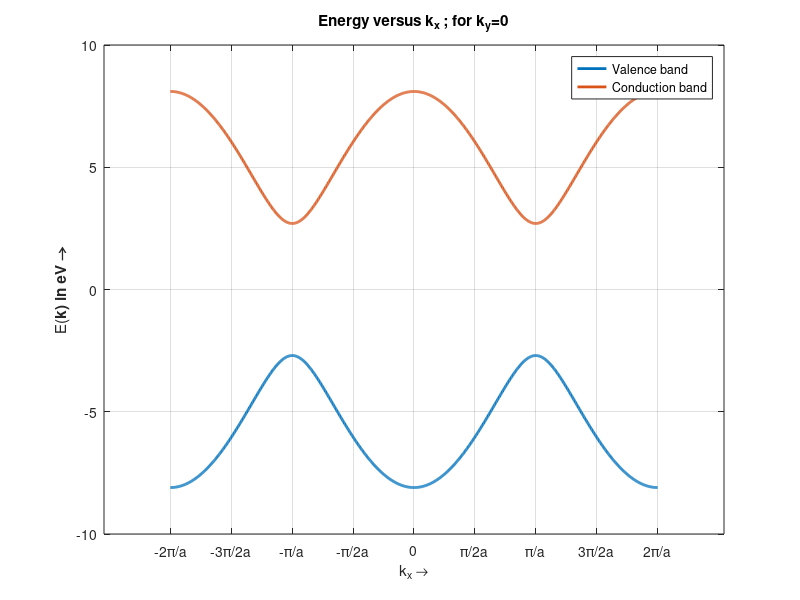
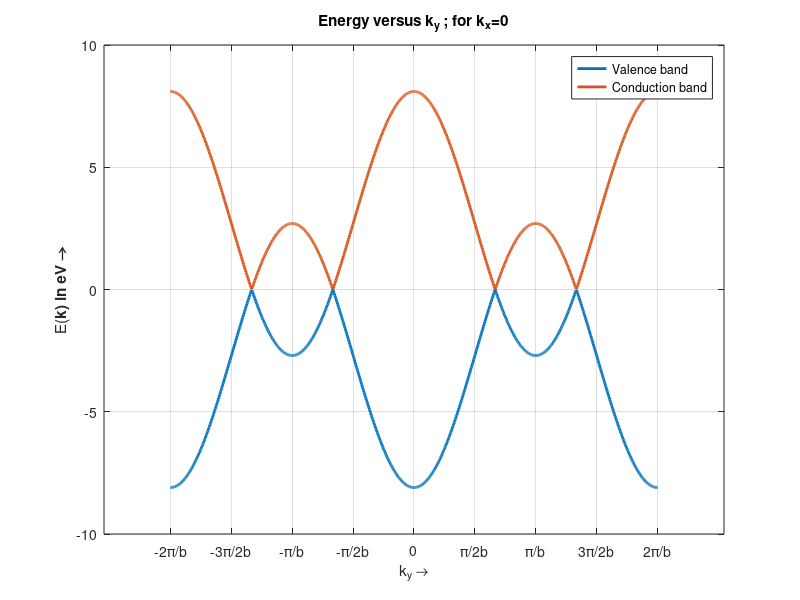
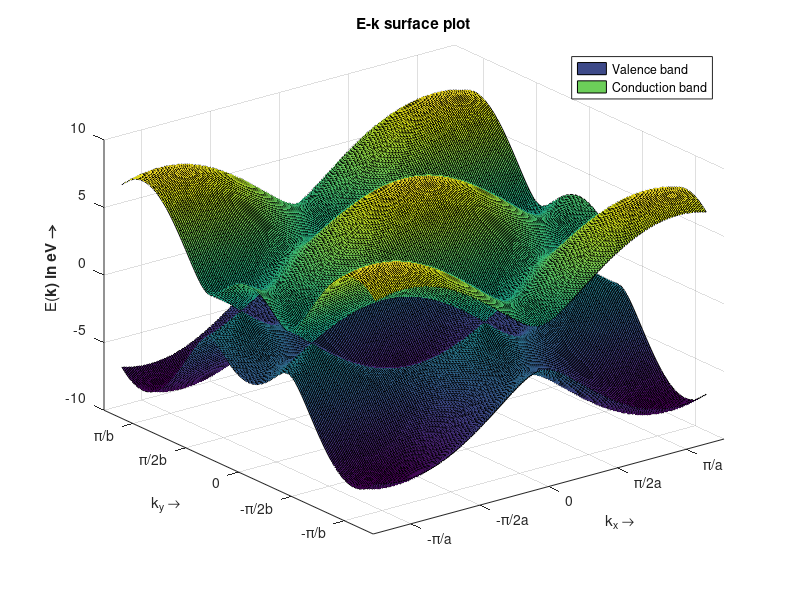
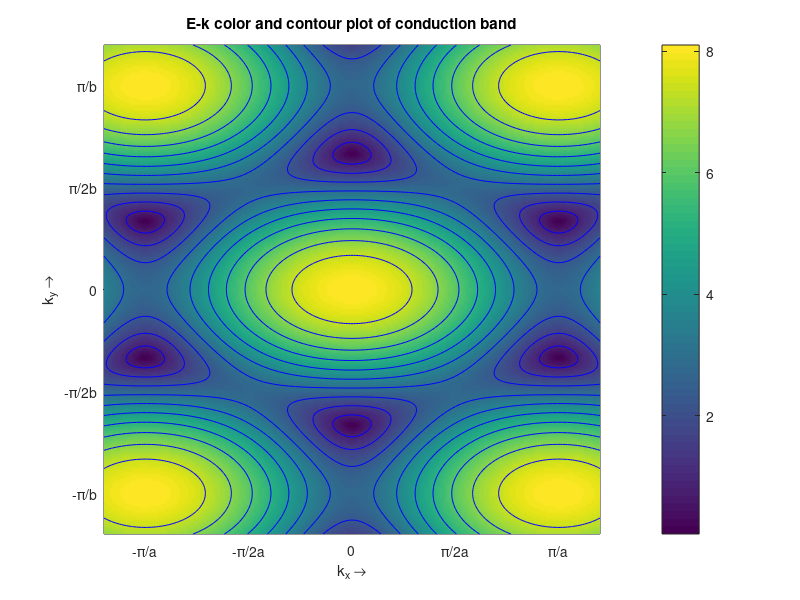

The MATLAB source for these figures, in order:
clc; clear all; close all

h_cut = 1.055e-34;
eV = 1.602e-19;
Armst=1e-10;

ep0_eV=0;
t_eV=2.7;
a0_A0=1.42;

ep0=ep0_eV*eV;
t=t_eV*eV;
a0=a0_A0*Armst;

a=3*a0/2;
b=sqrt(3)*a0/2;
a1=[a;b];
a2=[a;-b];

res=1e3;
rang=2*pi/a;
kx=linspace(-rang,rang,res);
ky=zeros(1,res);
kv=[kx; ky];
Ev=zeros(size(kv));

for i=1:length(kv)
    k=kv(:,i);
    h0=-t*(1+2*exp(1i*k(1)*a)*cos(k(2)*b));
    h0a=abs(h0);
    Ev(:,i)=[-h0a;h0a];
end

figure
plot(kx*a,Ev(1,:)/eV, 'LineWidth', 2)
grid on;hold on
plot(kx*a,Ev(2,:)/eV, 'LineWidth', 2)
xlabel('k_x \rightarrow');ylabel('E(\bf{k}) in eV \rightarrow')
xticks([-2*pi -3*pi/2 -pi -pi/2 0 pi/2 pi 3*pi/2 2*pi]);
xticklabels({'-2\pi/a','-3\pi/2a','-\pi/a','-\pi/2a','0','\pi/2a','\pi/a','3\pi/2a', '2\pi/a'})
title('Energy versus k_x ; for k_y=0')
legend('Valence band','Conduction band');

rang=2*pi/b;
kx=zeros(1,res);
ky=linspace(-rang,rang,res);
kv=[kx; ky];
Ev=zeros(size(kv));

for i=1:res
    k=kv(:,i);
    h0=-t*(1+2*exp(1i*k(1)*a)*cos(k(2)*b));
    h0a=abs(h0);
    Ev(:,i)=[-h0a;h0a];
end

figure
plot(ky*b,Ev(1,:)/eV, 'LineWidth', 2)
grid on;hold on
plot(ky*b,Ev(2,:)/eV, 'LineWidth', 2)
xlabel('k_y \rightarrow');ylabel('E(\bf{k}) in eV \rightarrow')
xticks([-2*pi -3*pi/2 -pi -pi/2 0 pi/2 pi 3*pi/2 2*pi]);
xticklabels({'-2\pi/b','-3\pi/2b','-\pi/b','-\pi/2b','0','\pi/2b','\pi/b','3\pi/2b', '2\pi/b'})
title('Energy versus k_y ; for k_x=0')
legend('Valence band','Conduction band');


res=2e2;
kx=linspace(-6/5*pi/a,6/5*pi/a,res);
ky=linspace(-6/5*pi/b,6/5*pi/b,res);
[Kx,Ky]=meshgrid(kx,ky);
kv=[Kx(:).';Ky(:).'];
Ev=zeros(size(kv));

for i=1:length(kv)
    k=kv(:,i);
    h0=-t*(1+2*exp(1i*k(1)*a)*cos(k(2)*b));
    h0a=abs(h0);
    Ev(:,i)=[-h0a;h0a];
end

E1=reshape(Ev(1,:),res,res);
E2=reshape(Ev(2,:),res,res);

figure
h1=surf(Kx*a,Ky*b,E1/eV);
hold on
h2=surf(Kx*a,Ky*b,E2/eV);
shading interp
set(h1,'edgecolor','k');set(h2,'edgecolor','k')
xlabel('k_x \rightarrow');ylabel('k_y \rightarrow');zlabel('E(\bf{k}) in eV \rightarrow')
xticks([-2*pi -3*pi/2 -pi -pi/2 0 pi/2 pi 3*pi/2 2*pi]);
yticks([-2*pi -3*pi/2 -pi -pi/2 0 pi/2 pi 3*pi/2 2*pi]);
xticklabels({'-2\pi/a','-3\pi/2a','-\pi/a','-\pi/2a','0','\pi/2a','\pi/a','3\pi/2a', '2\pi/a'})
yticklabels({'-2\pi/b','-3\pi/2b','-\pi/b','-\pi/2b','0','\pi/2b','\pi/b','3\pi/2b', '2\pi/b'})
title('E-k surface plot')
legend('Valence band','Conduction band');

figure
pcolor(Kx*a,Ky*b,E2/eV);
shading('interp');
hold on
contour(Kx*a,Ky*b,E2/eV, 'LineColor', 'b');
colorbar
xlabel('k_x \rightarrow');ylabel('k_y \rightarrow');zlabel('E(\bf{k}) in eV \rightarrow')
xticks([-2*pi -3*pi/2 -pi -pi/2 0 pi/2 pi 3*pi/2 2*pi]);
yticks([-2*pi -3*pi/2 -pi -pi/2 0 pi/2 pi 3*pi/2 2*pi]);
xticklabels({'-2\pi/a','-3\pi/2a','-\pi/a','-\pi/2a','0','\pi/2a','\pi/a','3\pi/2a', '2\pi/a'})
yticklabels({'-2\pi/b','-3\pi/2b','-\pi/b','-\pi/2b','0','\pi/2b','\pi/b','3\pi/2b', '2\pi/b'})
title('E-k color and contour plot of conduction band')


res=60;
kx=linspace(-pi/a,pi/a,res);
ky=linspace(-pi/b,pi/b,res);
[Kx,Ky]=meshgrid(kx,ky);
kv=[Kx(:).';Ky(:).'];
Ev=zeros(size(kv));

for i=1:length(kv)
    k=kv(:,i);
    h0=-t*(1+2*exp(1i*k(1)*a)*cos(k(2)*b));
    h0a=abs(h0);
    Ev(:,i)=[-h0a;h0a];
end

E1=reshape(Ev(1,:),res,res);
E2=reshape(Ev(2,:),res,res);

figure
h1=surf(Kx,Ky,E1);
hold on
h2=surf(Kx,Ky,E2);
shading interp
set(h1,'edgecolor','k');set(h2,'edgecolor','k')
xlabel('k_x \rightarrow');ylabel('k_y \rightarrow');zlabel('E(\bf{k}) in eV \rightarrow')
title('E-k surface plot for bulk graphene')